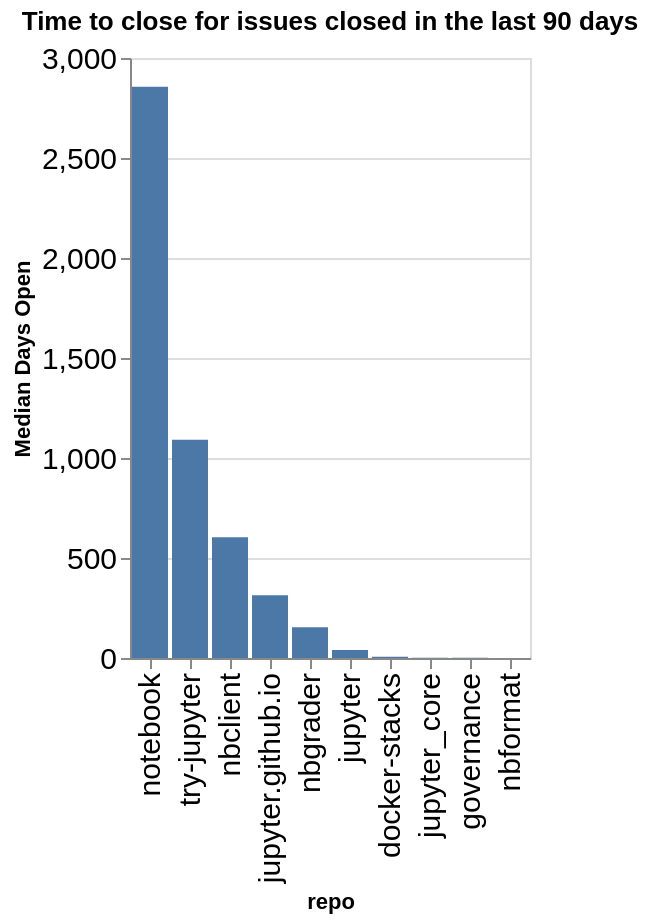

Write notebook code for a chart like this one.
### Code cell
time_open = closed.groupby(['org', 'repo']).agg({'time_open': 'median'}).reset_index()
time_open['time_open'] = time_open['time_open'] / (60 * 60 * 24)
time_open['org/repo'] = time_open.apply(lambda a: a['org'] + '/' + a['repo'], axis=1)
sorted_vals = time_open.sort_values(['org', 'time_open'], ascending=False)['repo'].values
alt.Chart(data=time_open, title=f"Time to close for issues closed in the last {n_days} days").mark_bar().encode(
    x=alt.X('repo', sort=alt.Sort(sorted_vals.tolist())),
    y=alt.Y('time_open', title="Median Days Open"),
)

### Figure 1 — Vega-Lite specification as saved in the notebook (floating-point values rounded to 4 significant figures)
{"config": {"axisLeft": {"labelFontSize": 15}, "axisBottom": {"labelFontSize": 15}}, "data": {"name": "data-db229d555dbb9eb2f0c6a9967a2b770b"}, "mark": {"type": "bar"}, "encoding": {"x": {"field": "repo", "sort": ["notebook", "try-jupyter", "nbclient", "jupyter.github.io", "nbgrader", "jupyter", "docker-stacks", "jupyter_core", "governance", "nbformat"], "type": "nominal"}, "y": {"field": "time_open", "title": "Median Days Open", "type": "quantitative"}}, "title": "Time to close for issues closed in the last 90 days", "$schema": "https://vega.github.io/schema/vega-lite/v5.20.1.json", "datasets": {"data-db229d555dbb9eb2f0c6a9967a2b770b": [{"org": "jupyter", "repo": "docker-stacks", "time_open": 5.97, "org/repo": "jupyter/docker-stacks"}, {"org": "jupyter", "repo": "governance", "time_open": 0.8874, "org/repo": "jupyter/governance"}, {"org": "jupyter", "repo": "jupyter", "time_open": 39.47, "org/repo": "jupyter/jupyter"}, {"org": "jupyter", "repo": "jupyter.github.io", "time_open": 314.0, "org/repo": "jupyter/jupyter.github.io"}, {"org": "jupyter", "repo": "jupyter_core", "time_open": 1.356, "org/repo": "jupyter/jupyter_core"}, {"org": "jupyter", "repo": "nbclient", "time_open": 604.1, "org/repo": "jupyter/nbclient"}, {"org": "jupyter", "repo": "nbformat", "time_open": 0.006134, "org/repo": "jupyter/nbformat"}, {"org": "jupyter", "repo": "nbgrader", "time_open": 154.0, "org/repo": "jupyter/nbgrader"}, {"org": "jupyter", "repo": "notebook", "time_open": 2856.0, "org/repo": "jupyter/notebook"}, {"org": "jupyter", "repo": "try-jupyter", "time_open": 1091.0, "org/repo": "jupyter/try-jupyter"}]}}
